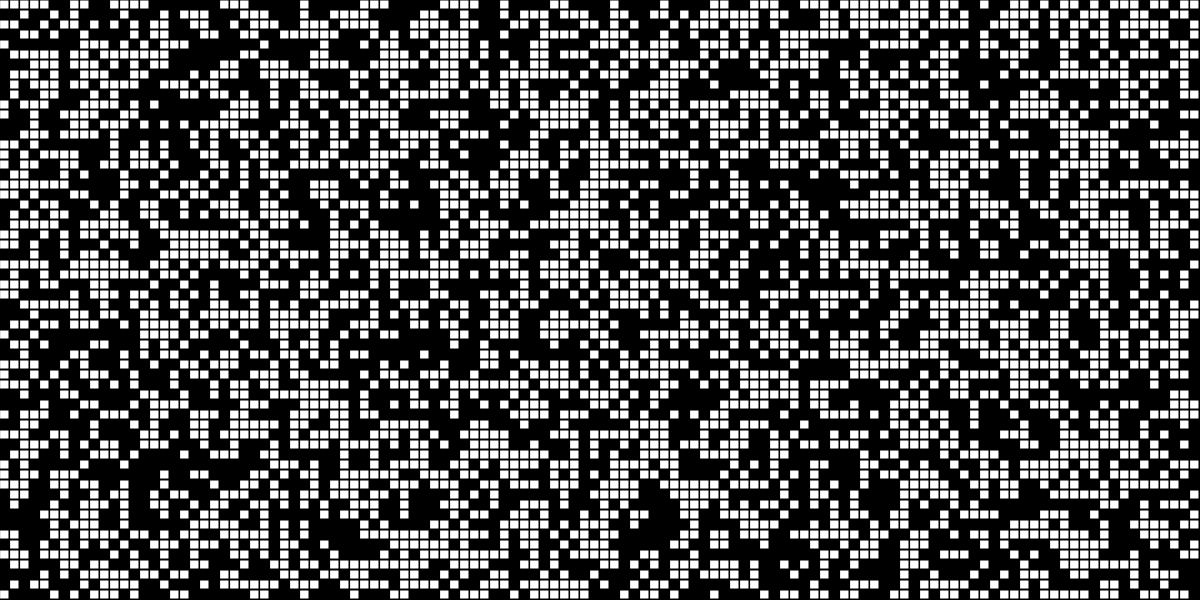
Frame 1 (no input)
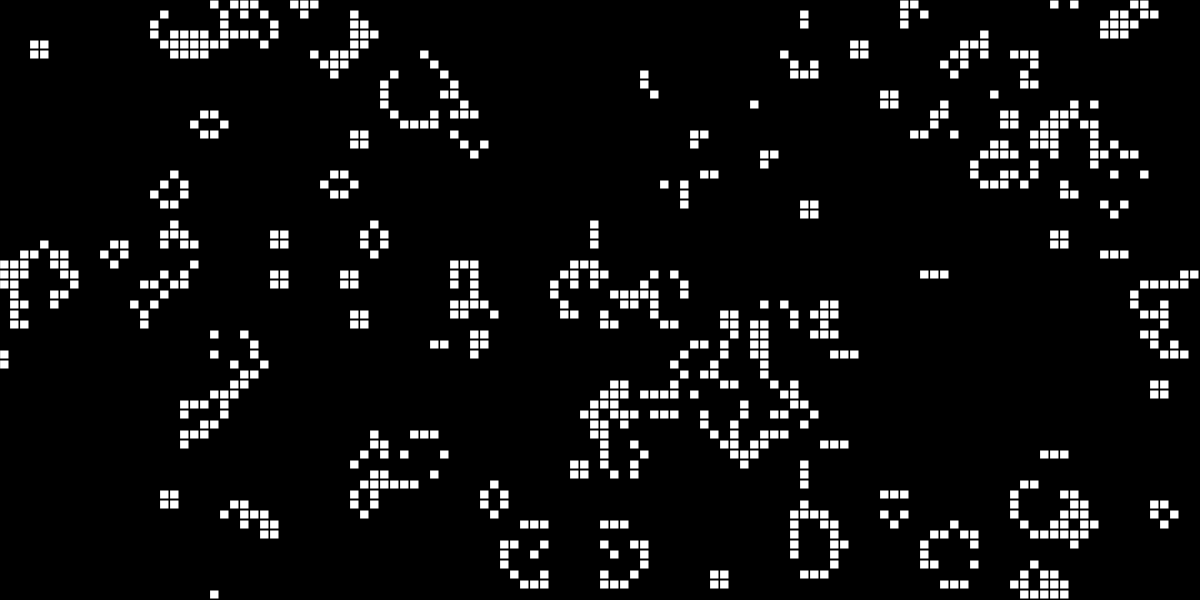
Frame 60 (no input)
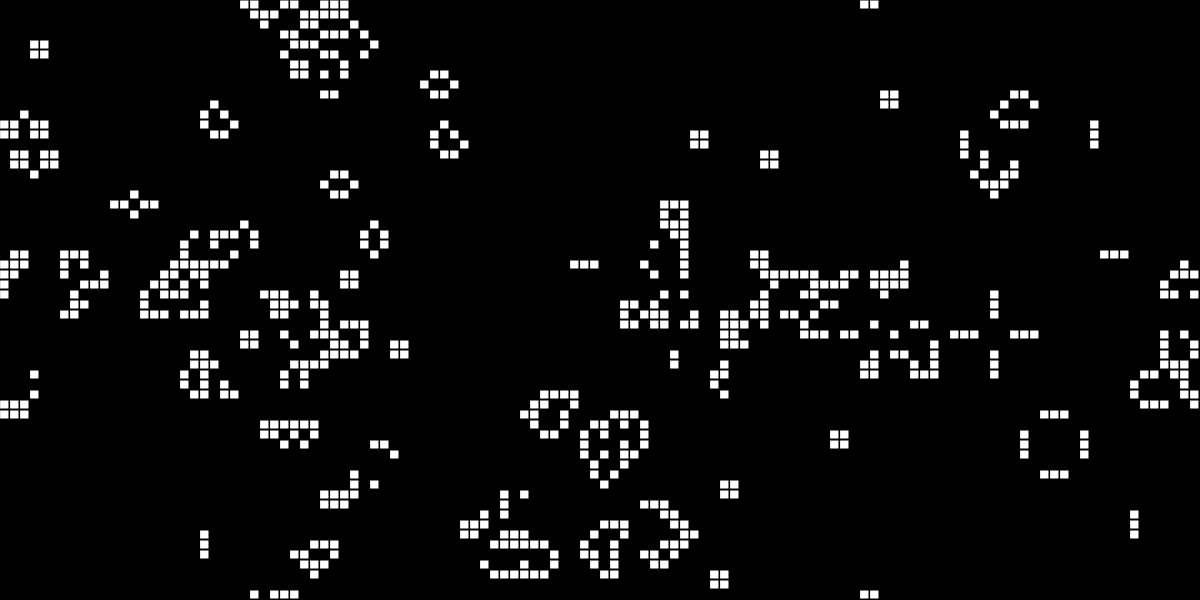
Frame 120 (the mouse pressed at the canvas centre since frame 60)

The p5.js sketch that drew these frames (run headless with seeded random() and noise() and a simulated clock; from frame 60 on, the mouse is pressed at the canvas centre):

// p5.js sketch
// ── sketch.js
var gen;
var nextGen;
var res = 10;
var cols;
var rows;

function setup()
{
    createCanvas(1200,600);
    cols = width / res;
    rows = height / res;
    gen = make2Dgrid(cols, rows);
    init2Dgrid(gen);
    nextGen = make2Dgrid(cols, rows);
}

function draw()
{
    drawGen();
    computeGen();
}

function drawGen()
{
    background(0);
    for (let i=0; i<cols; i++)
    {
        for (let j=0; j<rows; j++)
        {
            if (gen[i][j] == 1)
            {
                fill(255);
                stroke(0);
                let x = i * res;
                let y = j * res;
                rect(x, y, res-1, res-1);
            }
        }
    }
}

function computeGen()
{
    for (let i=0; i<cols; i++)
    {
        for (let j=0; j<rows; j++)
        {
            let state = gen[i][j];
            let neighbors = countNeighbors(gen, i, j);
            if ( state == 0 && neighbors == 3 )
            {
                state = 1;
            }
            else if ( state == 1 && (neighbors < 2 || neighbors > 3) )
            {
                state = 0;
            }
            nextGen[i][j]=state;
        }
    }
    let prevGen = gen;
    gen = nextGen;
    nextGen = prevGen;
}

function countNeighbors(grid, x, y)
{
    let sum = -grid[x][y];
    for (let i=-1;i<2;i++)
    {
        for (let j=-1;j<2;j++)
        {
            let col = (x + i + cols) % cols;
            let row = (y + j + rows) % rows;
            sum += grid[col][row];
        }
    }
    return sum;
}

function init2Dgrid(grid)
{
    for (let i=0; i<cols; i++)
    {
        for (let j=0; j<rows; j++)
        {
            grid[i][j]=floor(random(2));
        }
    }
}

function make2Dgrid(cols, rows)
{
    let grid = new Array(cols);
    for (let i=0; i<cols; i++)
    {
        grid[i]= new Array(rows);
    }
    return grid;
}
